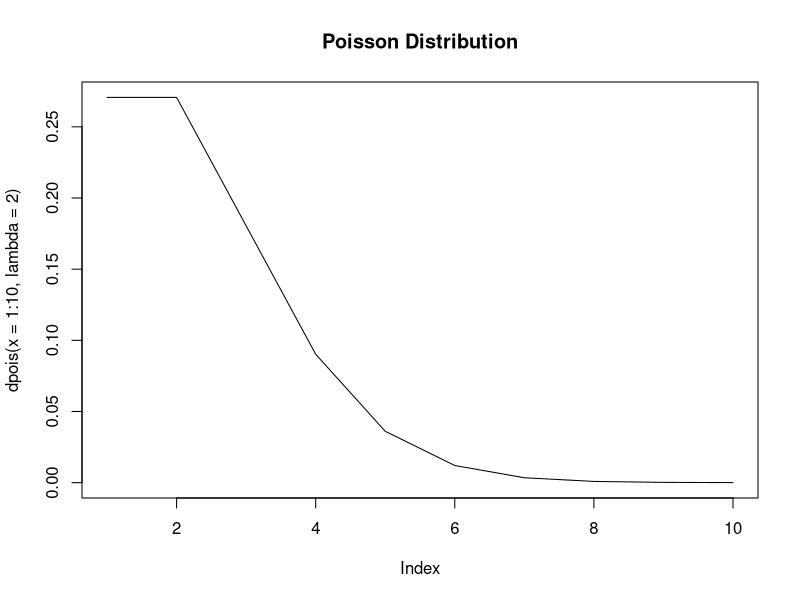
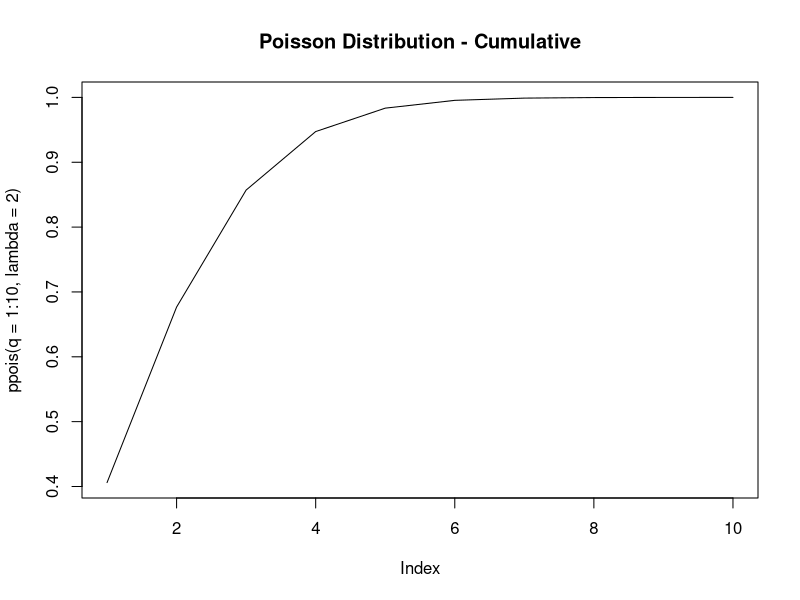
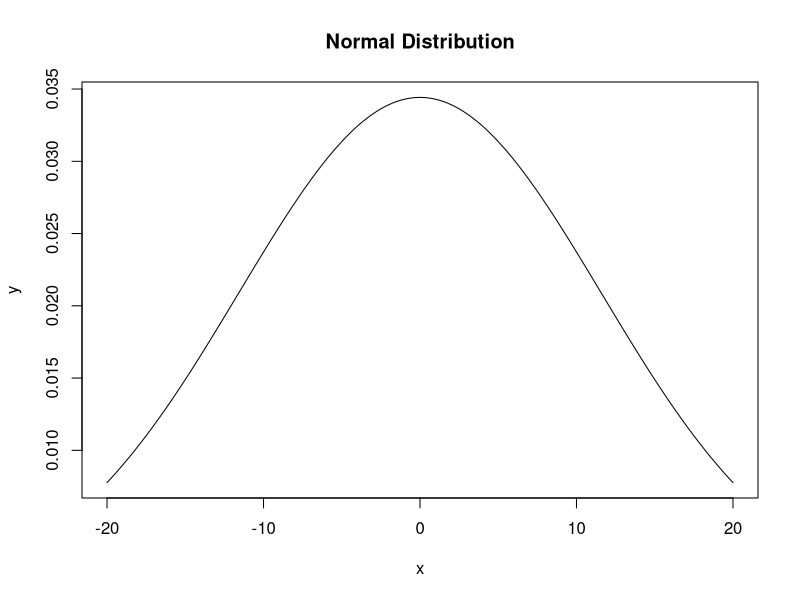
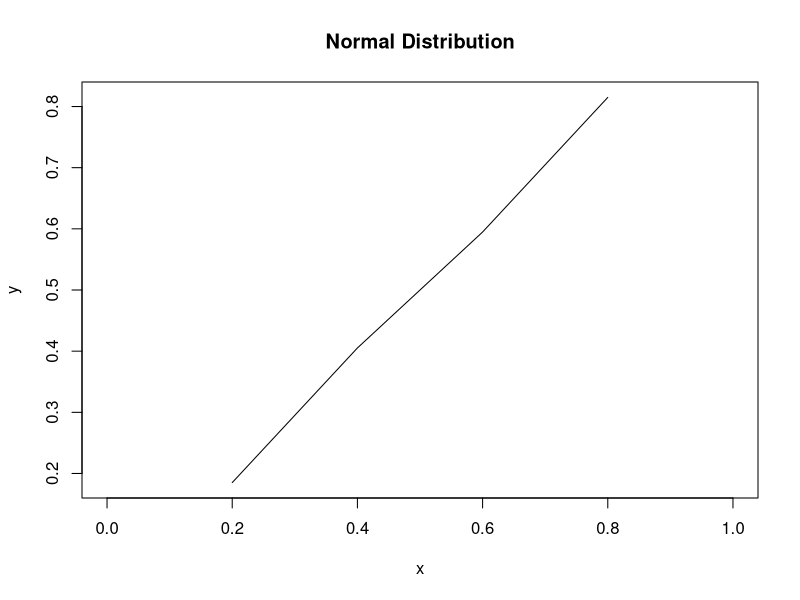
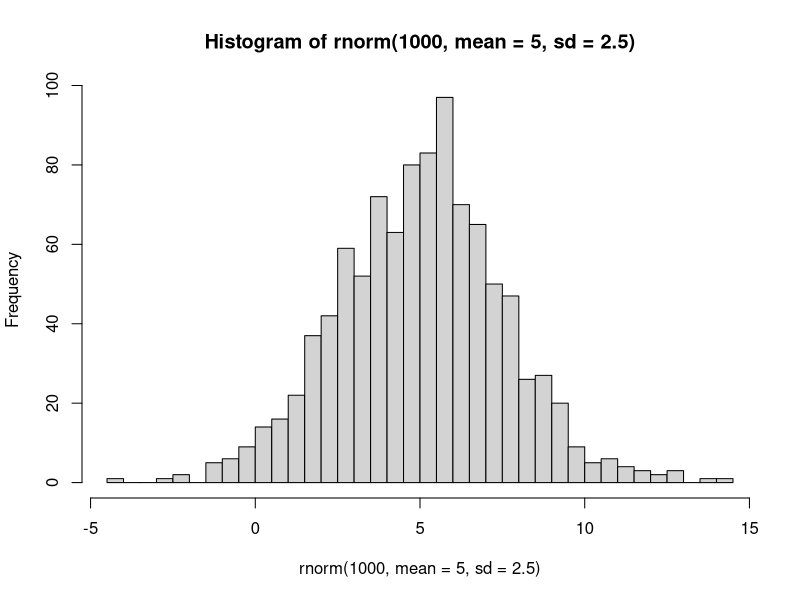

These charts were generated, in order, by the following R code:
## ---- chunk 1
plot(dpois(x = 1:10, lambda = 2), type = 'l',  main = 'Poisson Distribution')

plot(ppois(q = 1:10, lambda = 2), type = 'l',  main = 'Poisson Distribution - Cumulative')
## ---- chunk 2
ppois(q = 3, lambda = 2, lower.tail = FALSE)
## ---- chunk 3
x = 0:100
p = dpois(x, 4)

ex = sum(x*p)

var = sum((x -ex)^2 * p)

var

round(dpois(0:10, 2), 3)
## ---- chunk 4
x = seq(-20, 20, by = 0.1)
y = dnorm(x, mean(x), sd(x))
plot(x, y, type = 'l', main = 'Normal Distribution')
## ---- chunk 5
x = seq(0, 1, by = 0.2)
y = qnorm(x, mean(x), sd(x))
plot(x, y, type = 'l', main = 'Normal Distribution')
## ---- chunk 6
hist(rnorm(1000, mean = 5, sd = 2.5), breaks = 30)
